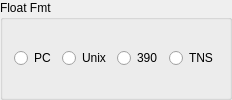
            <widget class="QGroupBox" name="floatBox">
              <property name="title">
                <string>Float Fmt</string>
              </property>
              <layout class="QHBoxLayout" name="floatBoxLayout">
                <item>
                  <widget class="QRadioButton" name="floatPcRadio">
                    <property name="text">
                      <string>PC</string>
                    </property>
                    <property name="toolTip">
                      <string>Floating point numbers are in PC (Intel) format</string>
                    </property>
                    <property name="accessibleName">
                      <string>PC</string>
                    </property>
                  </widget>
                </item>
                <item>
                  <widget class="QRadioButton" name="floatUnixRadio">
                    <property name="text">
                      <string>Unix</string>
                    </property>
                    <property name="toolTip">
                      <string>Floating point numbers are in Unix format (Big-Endian IEEE)</string>
                    </property>
                    <property name="accessibleName">
                      <string>Unix</string>
                    </property>
                  </widget>
                </item>
                <item>
                  <widget class="QRadioButton" name="float390Radio">
                    <property name="text">
                      <string>390</string>
                    </property>
                    <property name="toolTip">
                      <string>Floating point numbers are in 390 format</string>
                    </property>
                    <property name="accessibleName">
                      <string>390</string>
                    </property>
                  </widget>
                </item>
                <item>
                  <widget class="QRadioButton" name="floatTnsRadio">
                    <property name="text">
                      <string>TNS</string>
                    </property>
                    <property name="toolTip">
                      <string>Floating point numbers are in TNS format</string>
                    </property>
                    <property name="accessibleName">
                      <string>TNS</string>
                    </property>
                  </widget>
                </item>
              </layout>
            </widget>
